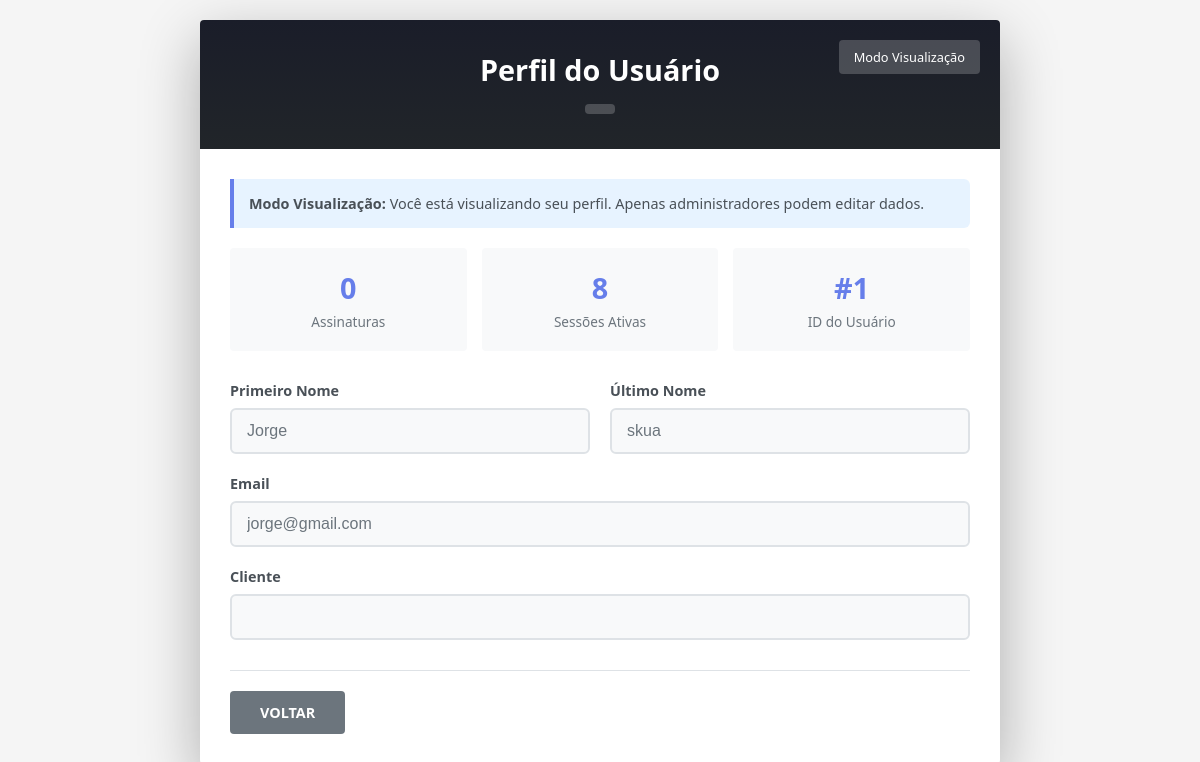
The app's page /profile/index.php (signed in) with its own data.
### tables this page shows
CREATE TABLE `client` (
  `client_id` int(11) NOT NULL,
  `primeiro_nome` varchar(45) DEFAULT NULL,
  `ultimo_nome` varchar(45) DEFAULT NULL,
  `telefone` varchar(20) DEFAULT NULL,
  `email` varchar(100) DEFAULT NULL,
  `password` varchar(255) DEFAULT NULL,
  `municipio` varchar(100) DEFAULT NULL,
  `status` enum('ativo','suspenso') DEFAULT 'ativo'
);

### profile/index.php (the view, shortened to what this page needs)
<?php
include "../config/database.php";
$session_user_id = $_SESSION['user'];
$session_is_adm = $_SESSION['is_adm'] ?? 0;
if ($session_is_adm == 1 && isset($_GET['user_id'])) {
    $view_user_id = intval($_GET['user_id']);
} else {
    $view_user_id = $session_user_id;
}
$pode_editar = ($session_is_adm == 1);
$dad = $qmanager->prepare("SELECT client_id, primeiro_nome, ultimo_nome, email, telefone FROM client WHERE client_id = ?");
$dad->bind_param("i", $view_user_id);
$dad->execute();
$result = $dad->get_result();
$user = $result->fetch_assoc();
$stats = [];
$da = $qmanager->prepare("SELECT COUNT(*) as total_assinaturas FROM historico_de_assinaturas WHERE client_client_id = ?");
$da->bind_param("i", $view_user_id);
$da->execute();
$result = $da->get_result();
$stats['assinaturas'] = $result->fetch_assoc()['total_assinaturas'];
$da = $qmanager->prepare("SELECT COUNT(*) as total_sessoes FROM user_sessions WHERE user_id = ?");
$da->bind_param("i", $view_user_id);
$da->execute();
$result = $da->get_result();
$stats['sessoes'] = $result->fetch_assoc()['total_sessoes'];
?>
<!DOCTYPE html>
<html lang="pt-BR">
<head>
</head>
<body>
<div class="container">
    <div class="header">
        <h1>Perfil do Usuário</h1>
        <span class="tipo-usuario"><?php  ?></span>
        <?php if (!$pode_editar): ?>
            <div class="modo-visualizacao">Modo Visualização</div>
        <?php else: ?>
            <div class="modo-visualizacao">Modo Edição</div>
        <?php endif; ?>
    </div>
    <div class="content">
        <?php if (!$pode_editar): ?>
            <div class="info-box">
                <p><strong>Modo Visualização:</strong> Você está visualizando seu perfil. Apenas administradores podem editar dados.</p>
            </div>
        <?php endif; ?>
        <div class="stats-grid">
            <div class="stat-card">
                <div class="stat-number"><?php echo $stats['assinaturas']; ?></div>
                <div class="stat-label">Assinaturas</div>
            </div>
            <div class="stat-card">
                <div class="stat-number"><?php echo $stats['sessoes']; ?></div>
                <div class="stat-label">Sessões Ativas</div>
            </div>
            <div class="stat-card">
                <div class="stat-number">#<?php echo $user['client_id']; ?></div>
                <div class="stat-label">ID do Usuário</div>
            </div>
        </div>
        <form method="POST" action="">
            <div class="form-row">
                <div class="form-group">
                    <label for="primeiro_nome">Primeiro Nome</label>
                    <input type="text" id="primeiro_nome" name="primeiro_nome" value="<?php echo htmlspecialchars($user['primeiro_nome']); ?>" <?php echo $pode_editar ? '' : 'disabled class="readonly-field"'; ?> required>
                </div>
                <div class="form-group">
                    <label for="ultimo_nome">Último Nome</label>
                    <input type="text" id="ultimo_nome" name="ultimo_nome" value="<?php echo htmlspecialchars($user['ultimo_nome']); ?>" <?php echo $pode_editar ? '' : 'disabled class="readonly-field"'; ?> required>
                </div>
            </div>
            <div class="form-group">
                <label for="email">Email</label>
                <input type="email" id="email" name="email" value="<?php echo htmlspecialchars($user['email']); ?>" <?php echo $pode_editar ? '' : 'disabled class="readonly-field"'; ?> required>
            </div>
            <?php if ($pode_editar): ?>
                <div class="form-group">
                <label for="tipo_visualizacao">Cliente</label>
                    <select id="is_adm" name="is_adm" required>
                        <option value="0" <?php  ?>>Usuário Normal</option>
                        <option value="1" <?php  ?>>Administrador</option>
                        <option value="2" <?php  ?>>Técnico/Suporte</option>
                    </select>
                </div>
            <?php else: ?>
                <div class="form-group">
                    <label for="tipo_visualizacao">Cliente</label>
                    <input type="text" id="tipo_visualizacao" value="<?php  ?>" disabled class="readonly-field">
                </div>
            <?php endif; ?>
            <div class="acoes">
                <a href="<?php echo $session_is_adm == 1 ? 'index.php' : 'index.php'; ?>" class="btn btn-secondary">Voltar</a>
            </div>
        </form>
    </div>
</div>
</body>
</html>

### profile/index.php (style rules this page uses)
* { margin: 0; padding: 0; box-sizing: border-box; }
body { font-family: 'Segoe UI', Tahoma, Geneva, Verdana, sans-serif; min-height: 100vh; padding: 20px; background: #f5f5f5; }
.container { max-width: 800px; margin: 0 auto; background: white; border-radius: 4px; box-shadow: 0 20px 60px rgba(0,0,0,0.3); overflow: hidden; }
.header { background: linear-gradient(180deg, #1a1d29 0%, #212529 100%); color: white; padding: 30px; text-align: center; position: relative; }
.header h1 { font-size: 1.8rem; margin-bottom: 5px; }
.tipo-usuario { display: inline-block; background: rgba(255,255,255,0.2); padding: 5px 15px; border-radius: 4px; font-size: 0.85rem; margin-top: 10px; }
.modo-visualizacao { position: absolute; top: 20px; right: 20px; background: rgba(255,255,255,0.2); padding: 8px 15px; border-radius: 4px; font-size: 0.8rem; }
.content { padding: 30px; }
.form-group { margin-bottom: 20px; }
.form-group label { display: block; font-weight: 600; color: #495057; margin-bottom: 8px; font-size: 0.9rem; }
.form-group input, .form-group select { width: 100%; padding: 12px 15px; border: 2px solid #dee2e6; border-radius: 6px; font-size: 1rem; transition: border-color 0.3s; background: white; }
.form-group input:disabled, .form-group select:disabled { background: #e9ecef; cursor: not-allowed; color: #6c757d; }
.form-row { display: grid; grid-template-columns: 1fr 1fr; gap: 20px; }
.stats-grid { display: grid; grid-template-columns: repeat(auto-fit, minmax(150px, 1fr)); gap: 15px; margin-bottom: 30px; }
.stat-card { background: #f8f9fa; padding: 20px; border-radius: 4px; text-align: center; }
.stat-number { font-size: 1.8rem; font-weight: bold; color: #667eea; }
.stat-label { font-size: 0.85rem; color: #6c757d; margin-top: 5px; }
.btn { padding: 12px 30px; border: none; border-radius: 4px; cursor: pointer; font-weight: 600; transition: all 0.3s; text-transform: uppercase; font-size: 0.9rem; text-decoration: none; display: inline-block; }
.btn-secondary { background: #6c757d; color: white; }
.acoes { display: flex; gap: 10px; margin-top: 30px; padding-top: 20px; border-top: 1px solid #dee2e6; }
.info-box { background: #e7f3ff; border-left: 4px solid #667eea; padding: 15px; margin-bottom: 20px; border-radius: 0 6px 6px 0; }
.info-box p { color: #495057; font-size: 0.9rem; margin: 0; }
.readonly-field { background: #f8f9fa !important; border-color: #dee2e6 !important; color: #6c757d !important; }

### records on screen
client: client_id "1", primeiro_nome "Jorge", ultimo_nome "skua", email "jorge@gmail.com"

### other values on screen
$stats['assinaturas'] "0"
$stats['sessoes'] "8"
